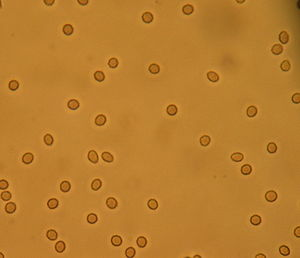
#> input picture CCF 394 - PDI/Aula 2/Questão 4/MicroHematuria.JPG, 300 x 258 px
$ python hema.py   (older library calls are emulated)
#> lines starting #> are read from the running program, lines starting #| are printed output that depends on the picture; after the words box and inside, x2 and y2 are one past the last pixel; in counts of white or black regions, pixels touching at a corner belong together
import cv2
import numpy as np
import matplotlib.pyplot as plt

digital = cv2.imread('MicroHematuria.JPG')
#> digital is the input picture: shape (258, 300, 3); mean B, G, R 46.5, 125.3, 184.6
digitalCinza = cv2.cvtColor(digital, cv2.COLOR_BGR2GRAY)
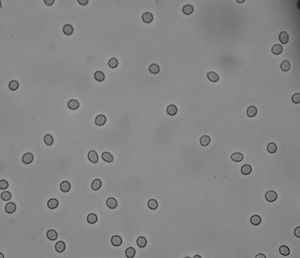
#> digitalCinza: shape (258, 300); min 31, max 171, mean 134.1
digitalGauss = cv2.GaussianBlur(digitalCinza, (3, 3), 0)

#canny
digitalCanny = cv2.Canny(digitalCinza, 40, 100)
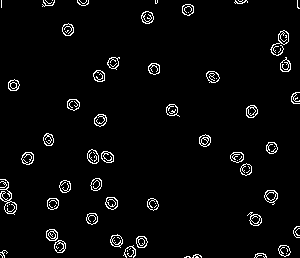
#> digitalCanny: shape (258, 300); 3.5% white in thin lines or dots

#prewitt
kernelx = np.array([[1, 1, 1], [0, 0, 0], [-1, -1, -1]])
kernely = np.array([[-1, 0, 1], [-1, 0, 1], [-1, 0, 1]])
digitalPrewittX = cv2.filter2D(digitalGauss, -1, kernelx)
digitalPrewittY = cv2.filter2D(digitalGauss, -1, kernely)
digitalPrewitt = digitalPrewittX + digitalPrewittY
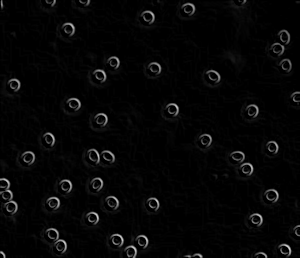
#> digitalPrewitt: shape (258, 300); min 0, max 216, mean 6.2

#sobel
digitalSobelV = cv2.Sobel(digitalGauss, cv2.CV_8U, 1, 0, ksize=3)
digitalSobelH = cv2.Sobel(digitalGauss, cv2.CV_8U, 0, 1, ksize=3)
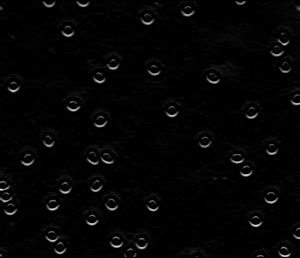
#> digitalSobelH: shape (258, 300); min 0, max 226, mean 4.3
digitalSobel = digitalSobelH + digitalSobelV
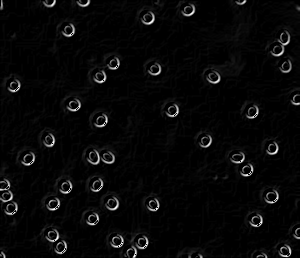
#> digitalSobel: shape (258, 300); min 0, max 254, mean 8.3

#treshold otsu
retC, Cbin = cv2.threshold(digitalCinza, 0, 255, cv2.THRESH_BINARY+cv2.THRESH_OTSU)
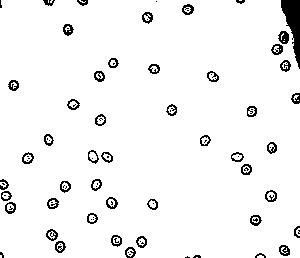
#> Cbin: shape (258, 300); 95.2% white; 90 black regions (43 under 20 px), largest, box (x1, y1, x2, y2) and area: (281, 0, 300, 69) 674, (278, 31, 289, 44) 100, (271, 44, 283, 55) 78
#> retC = 115

th3 = cv2.adaptiveThreshold(digitalGauss, 255, cv2.ADAPTIVE_THRESH_GAUSSIAN_C, cv2.THRESH_BINARY, 11, 2)
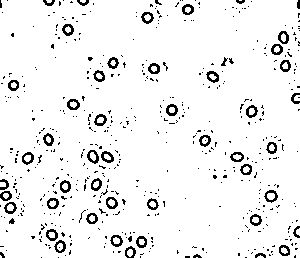
#> th3: shape (258, 300); 93.7% white; black in thin lines or dots
ret, thresh3 = cv2.threshold(digitalGauss, 127, 255, cv2.THRESH_TRUNC)

cv2.imshow('Original', digital)
cv2.imshow('Cinza', digitalCinza)
cv2.imwrite('Hema_Cinza.png', digitalCinza)
cv2.imshow('Canny', digitalCanny)
cv2.imwrite('Hema_Canny.png', digitalCanny)
cv2.imshow('Prewitt', digitalPrewitt)
cv2.imwrite('Hema_Prewitt.png', digitalPrewitt)
cv2.imshow('Sobel', digitalSobel)
cv2.imwrite('Hema_Sobel.png', digitalSobel)
cv2.imshow('otsu', Cbin)
cv2.imwrite('Hema_otsu.png', Cbin)
cv2.imshow('otsu gauss', th3)
cv2.imwrite('Hema_otsu_gauss.png', th3)
cv2.imshow('truncamento', thresh3)
cv2.imwrite('Hema_truncamento.png', thresh3)
cv2.waitKey(0)
cv2.destroyAllWindows()
